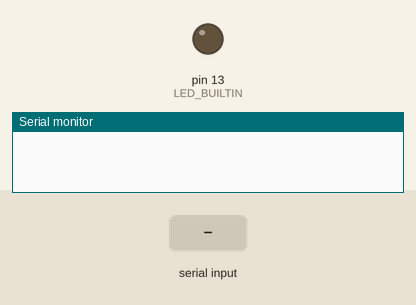
A sketch run on a simulated Arduino Uno, built with avr-gcc and run on an emulated ATmega328P. On the bench: output pins drawn as LEDs (lit = HIGH), the last lines printed to the serial monitor. The inputs (shaded band) are chosen by the test bench.

Above: at 1.2 s.
1.3 s: "on" received over Serial
At 3.0 s:
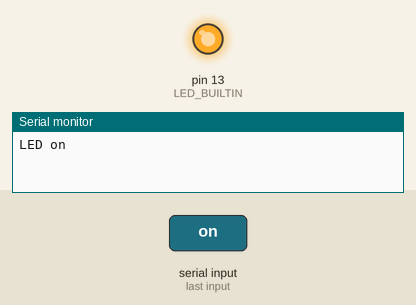
3.8 s: "off" received over Serial
At 6.1 s:
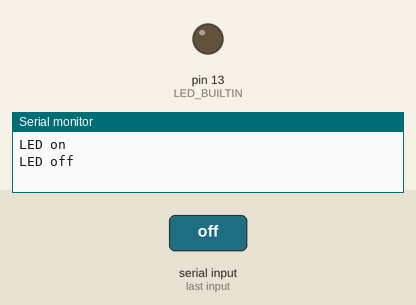
Timing chart, 0 to 7.6 s (numbered marks = the images above; inputs shaded):
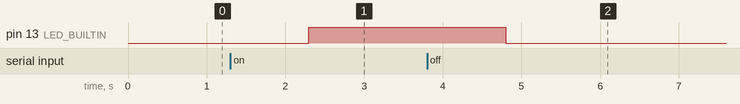

Measured:
- after the input at 1.3 s, pin 13 (LED_BUILTIN): LOW → HIGH after 1.0 s
- after the input at 3.8 s, pin 13 (LED_BUILTIN): HIGH → LOW after 1.0 s

The sketch:

experiment_2_reading_strings.ino
```cpp
// (licence header left out)
void setup() {
  pinMode(LED_BUILTIN, OUTPUT);
  digitalWrite(LED_BUILTIN, LOW); //Ensure LED is off
  Serial.begin (38400); //initiate serial monitor at 38400bps
}

void loop() {
  // put your main code here, to run repeatedly:
  if (Serial.available() > 0) {
    String incomingString = Serial.readString();
    //1 = on and 0 = off
    if (incomingString == "on") {
      digitalWrite(LED_BUILTIN, HIGH); //Turn on LED
      Serial.println ("LED on");
    } else if (incomingString == "off") {
      digitalWrite(LED_BUILTIN, LOW);
      Serial.println ("LED off");
    } else {
      Serial.println ("invalid input");
    }
  }
}
```
